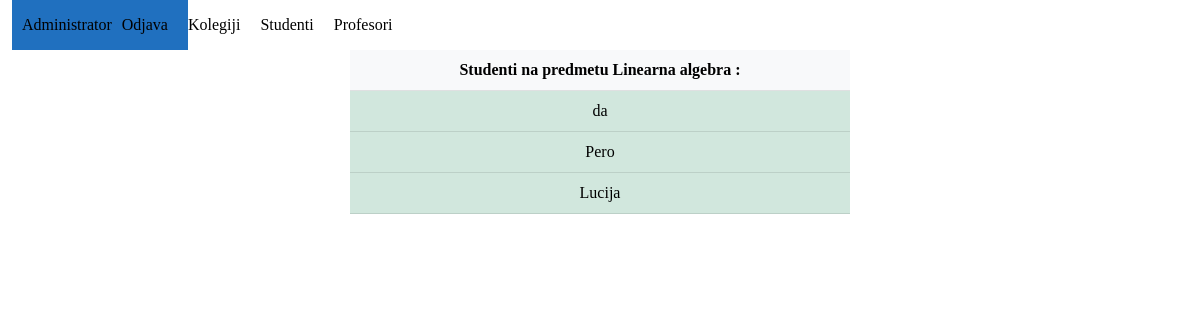
Screenshot of /studentsonsubject/1/ (signed in) with the database file from the repository.
### app_1/models.py (models this page shows, shortened)
class Upisi(models.Model):
    status = models.CharField(max_length=64)
    korisnik = models.ForeignKey(Korisnik, on_delete=models.CASCADE, blank=True, null=True)
    predmet = models.ForeignKey(Predmeti, on_delete=models.CASCADE, blank=True, null=True)

class Predmeti(models.Model):
    IZBORNI = (('DA', 'da'), ('NE', 'ne'))
    name = models.CharField(max_length=50)
    kod = models.CharField(max_length=50)
    program = models.CharField(max_length=50)
    ects = models.IntegerField()
    sem_red = models.IntegerField()
    sem_izv = models.IntegerField()
    izborni = models.CharField(max_length=50, choices=IZBORNI)
    nositelj = models.ForeignKey(Korisnik, on_delete=models.CASCADE, blank=True, null=True)

class Korisnik(AbstractUser):
    ROLES = (('adm', 'admin'),('prof', 'profesor'), ('stu', 'student'))
    STATUS = (('none', 'None'), ('izv', 'izvanredni student'), ('red', 'redovni student'))
    role = models.CharField(max_length=50, choices=ROLES)
    status = models.CharField(max_length=50, choices=STATUS)

### app_1/decorators.py (the view)
    def wrap(request, *args, **kwargs):
        korisnik = Korisnik.objects.get(pk=request.user.pk)
        if (korisnik.role == 'adm' or korisnik.role == 'prof') and korisnik.is_authenticated and korisnik.is_active:
            return function(request, *args, **kwargs)
        else:
            raise PermissionDenied

### app_1/views.py (called while the page is built)
def check_logged_in_user(request):
    korisnikId = request.user.pk
    ulogirani_korisnik = Korisnik.objects.get(id=korisnikId)
    if ulogirani_korisnik.role == 'adm':
        return 'adminpage.html'
    elif ulogirani_korisnik.role == 'prof':
        return 'professorpage.html'
    else:
        return 'studentpage.html'

@admin_professor_required
def students_on_subject(request, subjectId):
    page = check_logged_in_user(request)
    predmet = Predmeti.objects.get(pk=subjectId)
    upisi = Upisi.objects.all().filter(predmet=predmet)
    return render(request, 'studentsonsubject.html', {'upisi': upisi, 'page': page})

### app_1/templates/studentsonsubject.html (shortened to what this page needs)
{% extends page %}
{% block students_on_subject %}
<div class="d-flex justify-content-center">
  <table class="table table-hover table-success predmeti">
        <th class="table-light">Studenti na predmetu {{upisi.0.predmet.name}} :</th>
        {% for upis in upisi %}
            <tr>
              <td>
                {{upis.korisnik.username}}
              </td>
            </tr>
        {% endfor %}
  </table>
</div>
{% endblock %}

### app_1/static/css/style.css (style rules this page uses)
* { margin: 0; padding: 0; box-sizing: border-box; }
body { font-size: 16px; overflow-x: hidden; text-align: center; height: 100%; font-family: 'Times New Roman', Times, serif; }
.predmeti { width: 500px; height: vh; font-family: 'Times New Roman', Times, serif }

### rows the page displays
Upisi: predmet.name "Linearna algebra", korisnik.username "da"
Upisi: korisnik.username "Pero"
Upisi: korisnik.username "Lucija"
